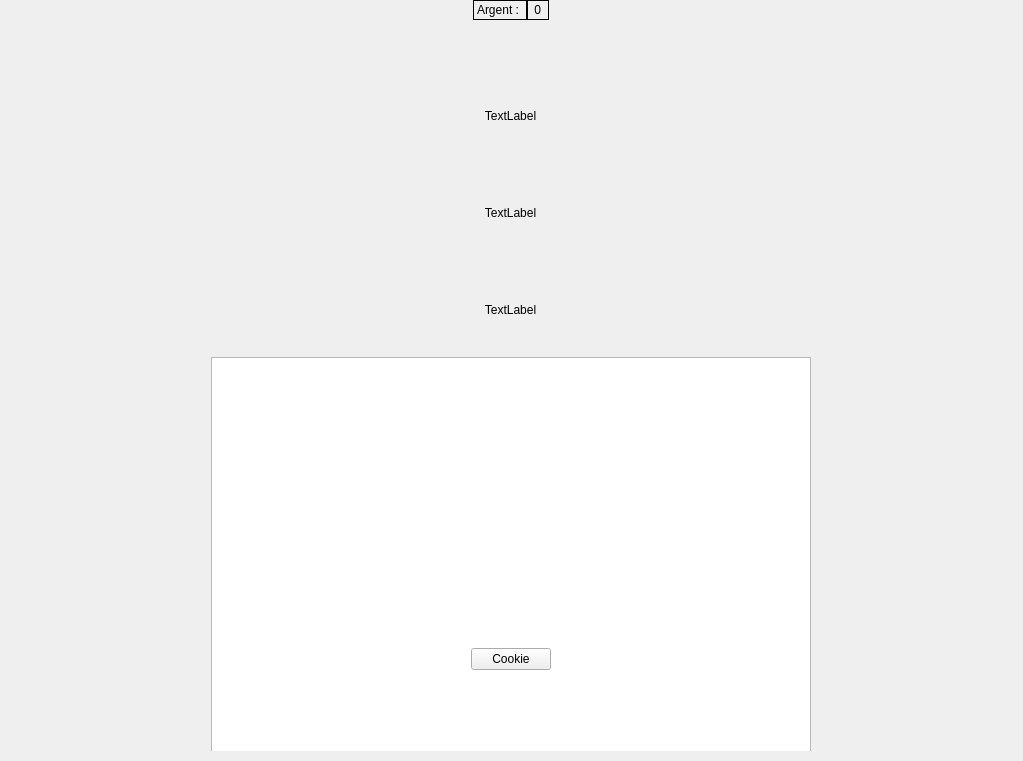
<?xml version="1.0" encoding="UTF-8"?>
<ui version="4.0">
 <class>Stat</class>
 <widget class="QWidget" name="Stat">
  <property name="geometry">
   <rect>
    <x>0</x>
    <y>0</y>
    <width>1023</width>
    <height>761</height>
   </rect>
  </property>
  <property name="windowTitle">
   <string>CookieClicker</string>
  </property>
  <widget class="QWidget" name="statPage" native="true">
   <property name="geometry">
    <rect>
     <x>0</x>
     <y>0</y>
     <width>1021</width>
     <height>751</height>
    </rect>
   </property>
   <layout class="QVBoxLayout" name="mainLayout_2">
    <property name="leftMargin">
     <number>0</number>
    </property>
    <property name="bottomMargin">
     <number>1</number>
    </property>
    <item>
     <layout class="QHBoxLayout" name="display_money_2">
      <property name="spacing">
       <number>0</number>
      </property>
      <property name="sizeConstraint">
       <enum>QLayout::SetMinimumSize</enum>
      </property>
      <property name="bottomMargin">
       <number>0</number>
      </property>
      <item>
       <spacer name="horizontalSpacer_7">
        <property name="orientation">
         <enum>Qt::Horizontal</enum>
        </property>
        <property name="sizeHint" stdset="0">
         <size>
          <width>40</width>
          <height>20</height>
         </size>
        </property>
       </spacer>
      </item>
      <item>
       <widget class="QLabel" name="label_2">
        <property name="minimumSize">
         <size>
          <width>0</width>
          <height>0</height>
         </size>
        </property>
        <property name="maximumSize">
         <size>
          <width>500</width>
          <height>100</height>
         </size>
        </property>
        <property name="frameShape">
         <enum>QFrame::Panel</enum>
        </property>
        <property name="text">
         <string>Argent : </string>
        </property>
       </widget>
      </item>
      <item>
       <widget class="QLabel" name="money_2">
        <property name="minimumSize">
         <size>
          <width>0</width>
          <height>0</height>
         </size>
        </property>
        <property name="maximumSize">
         <size>
          <width>500</width>
          <height>100</height>
         </size>
        </property>
        <property name="frameShape">
         <enum>QFrame::Panel</enum>
        </property>
        <property name="text">
         <string> 0 </string>
        </property>
       </widget>
      </item>
      <item>
       <spacer name="horizontalSpacer_4">
        <property name="orientation">
         <enum>Qt::Horizontal</enum>
        </property>
        <property name="sizeType">
         <enum>QSizePolicy::Expanding</enum>
        </property>
        <property name="sizeHint" stdset="0">
         <size>
          <width>40</width>
          <height>20</height>
         </size>
        </property>
       </spacer>
      </item>
     </layout>
    </item>
    <item>
     <spacer name="verticalSpacer_3">
      <property name="orientation">
       <enum>Qt::Vertical</enum>
      </property>
      <property name="sizeType">
       <enum>QSizePolicy::Fixed</enum>
      </property>
      <property name="sizeHint" stdset="0">
       <size>
        <width>20</width>
        <height>40</height>
       </size>
      </property>
     </spacer>
    </item>
    <item>
     <layout class="QVBoxLayout" name="verticalLayout">
      <item>
       <layout class="QVBoxLayout" name="verticalLayout_2">
        <item>
         <widget class="QLabel" name="nbClick">
          <property name="minimumSize">
           <size>
            <width>0</width>
            <height>100</height>
           </size>
          </property>
          <property name="text">
           <string>TextLabel</string>
          </property>
          <property name="alignment">
           <set>Qt::AlignCenter</set>
          </property>
          <property name="textInteractionFlags">
           <set>Qt::NoTextInteraction</set>
          </property>
         </widget>
        </item>
        <item>
         <widget class="QLabel" name="nbArgentTotal">
          <property name="minimumSize">
           <size>
            <width>0</width>
            <height>100</height>
           </size>
          </property>
          <property name="text">
           <string>TextLabel</string>
          </property>
          <property name="alignment">
           <set>Qt::AlignCenter</set>
          </property>
          <property name="textInteractionFlags">
           <set>Qt::NoTextInteraction</set>
          </property>
         </widget>
        </item>
        <item>
         <widget class="QLabel" name="timeTotal">
          <property name="minimumSize">
           <size>
            <width>0</width>
            <height>100</height>
           </size>
          </property>
          <property name="text">
           <string>TextLabel</string>
          </property>
          <property name="alignment">
           <set>Qt::AlignCenter</set>
          </property>
          <property name="textInteractionFlags">
           <set>Qt::NoTextInteraction</set>
          </property>
         </widget>
        </item>
       </layout>
      </item>
     </layout>
    </item>
    <item>
     <layout class="QHBoxLayout" name="horizontalLayout">
      <property name="bottomMargin">
       <number>0</number>
      </property>
      <item>
       <spacer name="horizontalSpacer">
        <property name="orientation">
         <enum>Qt::Horizontal</enum>
        </property>
        <property name="sizeHint" stdset="0">
         <size>
          <width>40</width>
          <height>20</height>
         </size>
        </property>
       </spacer>
      </item>
      <item>
       <widget class="QGraphicsView" name="graph">
        <property name="minimumSize">
         <size>
          <width>600</width>
          <height>550</height>
         </size>
        </property>
        <property name="maximumSize">
         <size>
          <width>500</width>
          <height>16777215</height>
         </size>
        </property>
       </widget>
      </item>
      <item>
       <spacer name="horizontalSpacer_2">
        <property name="orientation">
         <enum>Qt::Horizontal</enum>
        </property>
        <property name="sizeHint" stdset="0">
         <size>
          <width>40</width>
          <height>20</height>
         </size>
        </property>
       </spacer>
      </item>
     </layout>
    </item>
    <item>
     <spacer name="verticalSpacer_4">
      <property name="orientation">
       <enum>Qt::Vertical</enum>
      </property>
      <property name="sizeHint" stdset="0">
       <size>
        <width>20</width>
        <height>40</height>
       </size>
      </property>
     </spacer>
    </item>
    <item>
     <layout class="QHBoxLayout" name="horizontalLayout_3">
      <item>
       <spacer name="horizontalSpacer_5">
        <property name="orientation">
         <enum>Qt::Horizontal</enum>
        </property>
        <property name="sizeHint" stdset="0">
         <size>
          <width>40</width>
          <height>20</height>
         </size>
        </property>
       </spacer>
      </item>
      <item>
       <widget class="QPushButton" name="cookieButton">
        <property name="text">
         <string>Cookie</string>
        </property>
       </widget>
      </item>
      <item>
       <spacer name="horizontalSpacer_8">
        <property name="orientation">
         <enum>Qt::Horizontal</enum>
        </property>
        <property name="sizeHint" stdset="0">
         <size>
          <width>40</width>
          <height>20</height>
         </size>
        </property>
       </spacer>
      </item>
     </layout>
    </item>
    <item>
     <spacer name="verticalSpacer_2">
      <property name="orientation">
       <enum>Qt::Vertical</enum>
      </property>
      <property name="sizeType">
       <enum>QSizePolicy::Fixed</enum>
      </property>
      <property name="sizeHint" stdset="0">
       <size>
        <width>20</width>
        <height>80</height>
       </size>
      </property>
     </spacer>
    </item>
   </layout>
  </widget>
 </widget>
 <resources/>
 <connections/>
</ui>
